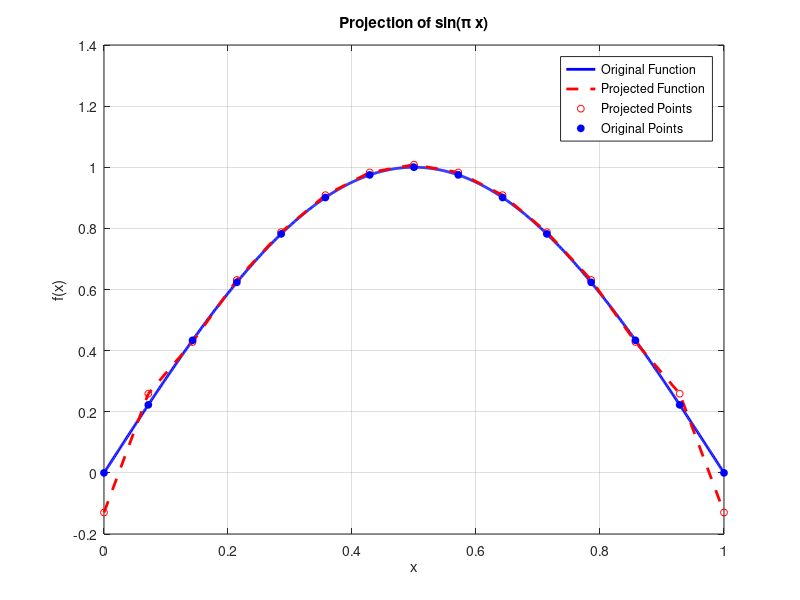

This figure's MATLAB source:
clc;
clear;
close all;

% 구간 설정 [x_initi,x_end]
x_initi = 0;
x_end = 1;

num_element = 16; %element 개수를 기준으로 세운다.
n = num_element-1; % 행 및 열의 개수

x = linspace(x_initi, x_end, n);

h = x(2) - x(1); % 간격 계산

% 주어진 함수 정의
% f = @(x) (2*x).*sin(pi * x) + 3 ;
f = @(x) sin(pi*x);

% Load vector 계산 accumarray(n4e,local_b)
b = zeros(n, 1);
for i = 1:n
    b(i) = trapz(x, f(x) .* max(0, 1 - 2 * ( abs(x - x(i)) ) / h));
end

% M 매트릭스 초기화
M = zeros(n, n);

% M 매트릭스 계산
for i = 1:n
    % M_{i,i}
    if i > 1 && i < n
        M(i, i) = (x(i+1) - x(i-1)) / 3;
    elseif i == 1 || i == n
        M(i, i) = (x(2) - x(1)) / 3;
    end
    
    % M_{i,i+1}
    if i < n
        M(i, i+1) = (x(i+1) - x(i)) / 6;
    end
    
    % M_{i,i-1}
    if i > 1
        M(i, i-1) = (x(i) - x(i-1)) / 6;
    end
end

% 선형 시스템 해결
x_solution = M \ b;

% 햇 함수 계산
hat_functions = zeros(n, n);
for i = 1:n
    hat_functions(:, i) = max(0, 1 - 2 * abs(x - x(i)) / h);
end

% 프로젝션된 함수 계산
projected_function = hat_functions * x_solution; %pf

% 결과 플롯
x_values = linspace(x_initi, x_end, 1000); % 더 많은 점으로 그래프를 그리기 위해
figure;
plot(x_values, f(x_values), 'b', 'LineWidth', 2);
hold on;
plot(x, projected_function, 'r--', 'LineWidth', 2);
plot(x, projected_function, 'ro', 'MarkerSize', 5); % projected function의 포인트에 점 찍기
plot(x, f(x), 'bo', 'MarkerSize', 5, 'MarkerFaceColor', 'b'); % 원래 함수의 포인트에 점 찍기
legend('Original Function', 'Projected Function', 'Projected Points', 'Original Points', 'Location', 'best');
xlabel('x');
ylabel('f(x)');
title('Projection of sin(\pi x)');
grid on;
hold off;
